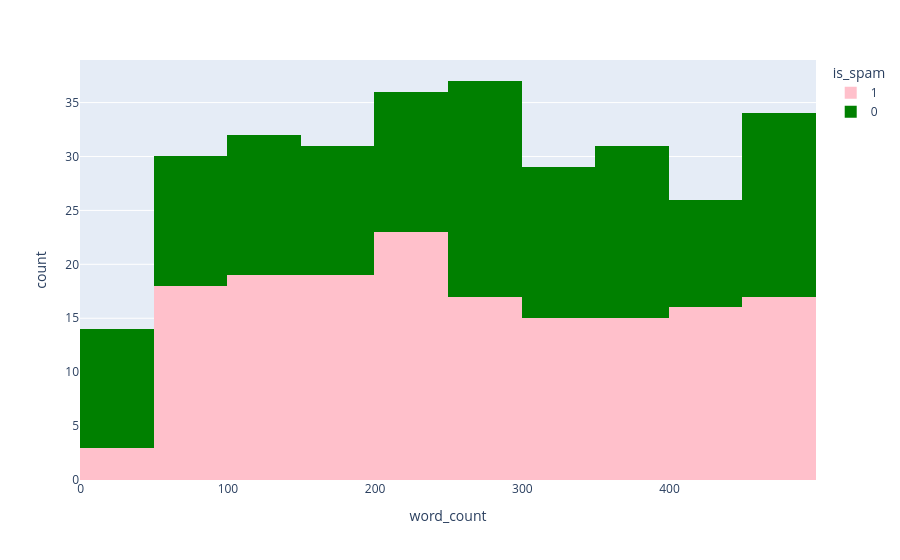

The notebook cell saved with this chart:
### Code cell
px.histogram(data_frame=df, x='word_count', color='is_spam',color_discrete_sequence=['pink', 'green'])

### Figure 1 — Plotly figure (JSON) as saved in the notebook; plotly's stock layout.template omitted (floating-point values rounded to 4 significant figures; data arrays with more than 128 entries replaced by an {"elided": "..."} marker saying what was removed)
{"data": [{"bingroup": "x", "hovertemplate": "is_spam=1<br>word_count=%{x}<br>count=%{y}<extra></extra>", "legendgroup": "1", "marker": {"color": "pink", "pattern": {"shape": ""}}, "name": "1", "orientation": "v", "showlegend": true, "type": "histogram", "x": {"elided": "162 int values"}, "xaxis": "x", "yaxis": "y"}, {"bingroup": "x", "hovertemplate": "is_spam=0<br>word_count=%{x}<br>count=%{y}<extra></extra>", "legendgroup": "0", "marker": {"color": "green", "pattern": {"shape": ""}}, "name": "0", "orientation": "v", "showlegend": true, "type": "histogram", "x": {"elided": "138 int values"}, "xaxis": "x", "yaxis": "y"}], "layout": {"barmode": "relative", "legend": {"title": {"text": "is_spam"}, "tracegroupgap": 0}, "margin": {"t": 60}, "xaxis": {"anchor": "y", "domain": [0, 1], "title": {"text": "word_count"}}, "yaxis": {"anchor": "x", "domain": [0, 1], "title": {"text": "count"}}}}
